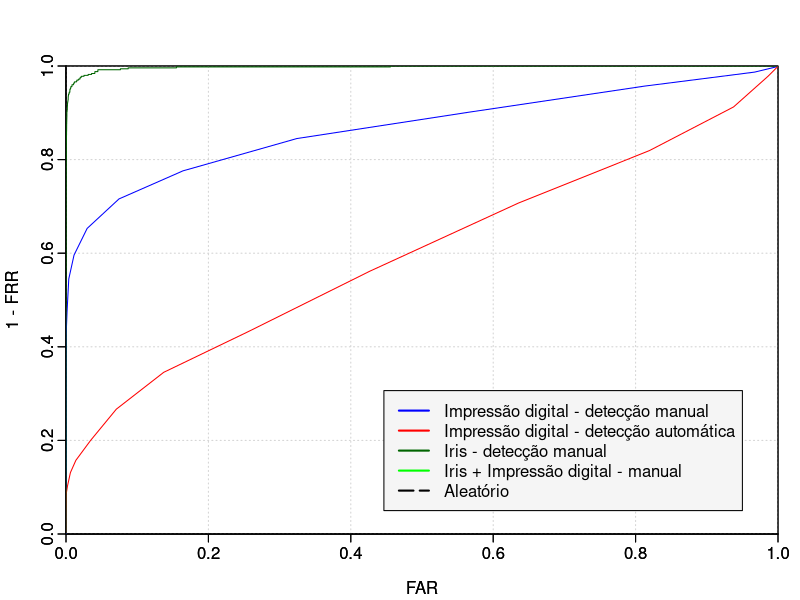

Recreate this plot in R. (Note: this script raises an error after producing the figure.)
#!/usr/bin/env Rscript
pdf(file="roc.pdf")

par(mgp = c(2.2,0.45,0), tcl = -0.4, mar = c(3.3,3.3,3.3,1.1))
plot(c(0:1.0), c(0:1.0), xlab = "FAR", ylab = "1 - FRR", type="n", xlim = range(0:1), ylim = range(0:1.0), xaxs="i", yaxs="i")
grid(col = "lightgray", lty = "dotted", lwd = par("lwd"), equilogs = TRUE)
par(new = TRUE)
plot(c(0:1.0), c(0:1.0), xlab = "FAR", ylab = "1 - FRR", type="n", xlim = range(0:1), ylim = range(0:1.0), xaxs="i", yaxs="i")
legend("bottomright", inset=.05, cex = 1, c("Impressão digital - detecção manual", "Impressão digital - detecção automática", "Iris - detecção manual", "Iris + Impressão digital - manual", "Aleatório"), lty=c(1,1,1,1,5), lwd=c(2,2,2,2,2), col=c("blue", "red", "darkgreen", "green", "black"), bg="grey96")

far <- scan("fingerprint/true/far.txt")
frr <- scan("fingerprint/true/frr.txt")
par(new = TRUE)
plot(far, 1 - frr, col = "blue", pch = 16, type = "l", xaxs = "i", yaxs = "i", axes = FALSE, ann = FALSE, xlim = range(0:1), ylim = range(0:1.0))

far <- scan("fingerprint/automatic/far.txt")
frr <- scan("fingerprint/automatic/frr.txt")
par(new = TRUE)
plot(far, 1 - frr, col = "red", pch = 16, type = "l", xaxs = "i", yaxs = "i", axes = FALSE, ann = FALSE, xlim = range(0:1), ylim = range(0:1.0))

far <- scan("iris/solo/far.txt")
frr <- scan("iris/solo/frr.txt")
par(new = TRUE)
plot(far, 1 - frr, col = "darkgreen", pch = 16, type = "l", xaxs = "i", yaxs = "i", axes = FALSE, ann = FALSE, xlim = range(0:1), ylim = range(0:1.0))

far <- scan("iris/and_fingerprint/far.txt")
frr <- scan("iris/and_fingerprint/frr.txt")
par(new = TRUE)
plot(far, 1 - frr, col = "green", pch = 16, type = "l", xaxs = "i", yaxs = "i", axes = FALSE, ann = FALSE, xlim = range(0:1), ylim = range(0:1.0))

par(new = TRUE)
plot(c(0:1.0), c(0:1.0), lty = 5, col = "black", pch = 16, type = "l", xaxs = "i", yaxs = "i", axes = FALSE, ann = FALSE, xlim = range(0:1), ylim = range(0:1.0))

dev.off()
